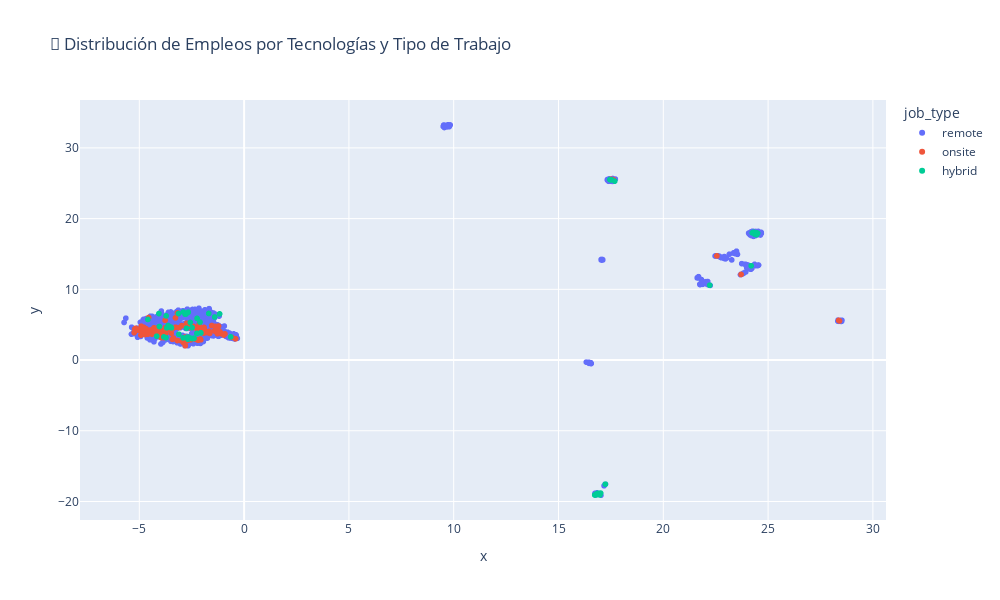

Notebook source saved alongside this figure:
### Code cell
reducer = umap.UMAP(
    n_components=2,
    metric='jaccard',
    n_neighbors=15,
    min_dist=0.1,
    random_state=42
)
embedding = reducer.fit_transform(tech_data)

# Visualización interactiva
fig = px.scatter(
    df,
    x=embedding[:, 0],
    y=embedding[:, 1],
    color='job_type',
    hover_data=['title', 'company', 'salary_avg'],
    title='🧭 Distribución de Empleos por Tecnologías y Tipo de Trabajo',
    width=1000,
    height=600
)
fig.show()

### Figure 1 — Plotly figure (JSON) as saved in the notebook; plotly's stock layout.template omitted (floating-point values rounded to 4 significant figures; data arrays with more than 128 entries replaced by an {"elided": "..."} marker saying what was removed)
{"data": [{"customdata": {"elided": "2012x3 mixed values"}, "hovertemplate": "job_type=remote<br>x=%{x}<br>y=%{y}<br>title=%{customdata[0]}<br>company=%{customdata[1]}<br>salary_avg=%{customdata[2]}<extra></extra>", "legendgroup": "remote", "marker": {"color": "#636efa", "symbol": "circle"}, "mode": "markers", "name": "remote", "showlegend": true, "type": "scattergl", "x": {"elided": "2012 float values"}, "xaxis": "x", "y": {"elided": "2012 float values"}, "yaxis": "y"}, {"customdata": {"elided": "117x3 mixed values"}, "hovertemplate": "job_type=onsite<br>x=%{x}<br>y=%{y}<br>title=%{customdata[0]}<br>company=%{customdata[1]}<br>salary_avg=%{customdata[2]}<extra></extra>", "legendgroup": "onsite", "marker": {"color": "#EF553B", "symbol": "circle"}, "mode": "markers", "name": "onsite", "showlegend": true, "type": "scattergl", "x": [-2.091, -2.699, -2.888, -2.539, 28.41, 28.37, -3.009, -3.19, -3.424, -3.377, -3.995, -3.834, -3.957, -3.935, -4.926, -4.403, -4.23, -5.246, -4.837, -4.32, -4.6, -4.539, -4.732, -4.701, -5.175, -4.779, -4.819, -5.067, -5.217, -5.04, -4.814, -4.28, -4.648, -4.91, -4.623, -4.469, -4.391, -4.783, -4.474, -4.677, -4.038, -3.9, -3.965, -4.303, -3.953, -4.102, 17.57, -3.683, -3.693, 17.62, -3.765, -3.672, -3.687, -3.563, -3.517, -3.402, -3.272, -2.746, -3.102, -2.973, -2.659, -2.14, -1.543, -1.374, -1.219, -1.909, -1.414, -1.298, -1.185, -1.089, -1.272, -1.109, -0.9677, -0.9153, -0.5782, -0.4063, -2.142, -2.804, -2.066, -2.179, -2.299, -2.204, -2.653, -2.821, -3.752, -3.472, 17.5, 16.75, -4.554, -3.77, -3.274, 22.56, -3.182, 23.71, -2.645, -2.616, -2.425, -2.426, -2.444, -2.487, -2.411, -2.192, -2.205, -2.434, -2.282, -2.13, -2.279, -2.217, -2.002, -1.658, -1.856, -1.639, -1.721, -1.848, -1.737, -1.883, -1.936], "xaxis": "x", "y": [2.976, 2.767, 2.45, 2.867, 5.534, 5.61, 2.717, 2.76, 2.933, 3.108, 3.251, 3.169, 3.173, 3.296, 3.52, 3.67, 3.641, 3.874, 3.88, 3.815, 3.659, 3.705, 3.608, 3.771, 4.485, 3.991, 3.882, 4.318, 4.386, 4.228, 4.405, 4.026, 4.106, 4.793, 4.084, 4.121, 3.953, 4.617, 4.245, 4.418, 4.027, 3.83, 3.98, 4.549, 4.164, 4.604, 25.52, 4.276, 4.278, 25.5, 4.581, 4.554, 4.615, 4.572, 4.597, 4.467, 4.64, 5.191, 4.581, 4.869, 5.102, 5.094, 4.883, 4.755, 4.811, 4.605, 4.108, 4.149, 4.08, 3.731, 3.724, 3.849, 3.537, 3.693, 3.211, 2.999, 4.073, 2.023, 2.859, 2.813, 2.923, 2.812, 3.122, 3.249, 3.685, 3.803, 25.57, -19.06, 6.015, 5.618, 5.963, 14.72, 6.656, 12.1, 4.699, 4.56, 4.684, 4.78, 4.673, 4.683, 4.613, 4.569, 4.505, 4.583, 4.597, 4.591, 4.59, 4.112, 4.227, 4.054, 4.12, 3.772, 3.953, 4.071, 3.867, 3.858, 3.805], "yaxis": "y"}, {"customdata": {"elided": "94x3 mixed values"}, "hovertemplate": "job_type=hybrid<br>x=%{x}<br>y=%{y}<br>title=%{customdata[0]}<br>company=%{customdata[1]}<br>salary_avg=%{customdata[2]}<extra></extra>", "legendgroup": "hybrid", "marker": {"color": "#00cc96", "symbol": "circle"}, "mode": "markers", "name": "hybrid", "showlegend": true, "type": "scattergl", "x": [17.49, 24.38, 16.9, 16.87, 16.91, 16.89, 16.88, 16.93, 16.9, 17.01, 17.54, -2.909, 16.82, 16.8, 16.84, 16.91, 16.73, 16.87, 16.84, 16.88, 16.84, 16.95, 16.8, 16.82, 16.9, 16.91, 16.81, 16.88, 16.9, 16.79, 16.98, 16.8, 16.87, 16.86, 16.74, 16.87, 16.88, 16.89, 16.88, 16.83, -3.832, -3.726, -4.171, 24.4, -4.043, -3.691, -3.629, 24.37, -3.468, -3.491, -0.6383, -2.389, -2.684, -2.628, -2.49, -2.732, -2.67, -2.603, 24.5, 24.46, -3.114, -4.592, 24.32, 24.24, -4.065, -3.72, 16.97, 16.78, 16.76, 17.45, 17.68, 17.47, 17.24, -3.131, -2.814, -2.899, -2.769, 24.19, -2.661, -1.687, -1.168, -2.244, -1.405, 24.46, -2.564, -2.104, -2.747, 24.44, -2.485, -2.061, 16.97, 22.21, -2.069, -2.254], "xaxis": "x", "y": [25.46, 17.86, -18.95, -18.95, -18.92, -18.93, -18.94, -18.88, -18.86, -18.81, 25.47, 3.13, -19.0, -19.0, -18.96, -18.9, -19.08, -18.95, -19.0, -18.93, -18.95, -18.87, -18.93, -18.95, -18.92, -19.0, -18.98, -18.9, -19.01, -19.05, -19.0, -18.99, -18.9, -18.95, -19.08, -18.85, -18.98, -18.92, -18.99, -19.02, 3.27, 3.17, 3.368, 17.88, 4.743, 4.557, 4.887, 17.79, 4.566, 4.66, 3.278, 3.06, 2.947, 3.079, 3.046, 3.188, 3.25, 3.125, 17.94, 17.99, 3.657, 5.737, 18.08, 17.99, 6.573, 6.244, -19.07, -19.04, -19.07, 25.52, 25.3, 25.5, -17.55, 6.577, 6.491, 6.791, 6.508, 13.33, 6.764, 6.588, 6.53, 5.893, 6.087, 17.76, 5.314, 5.362, 4.497, 17.7, 4.583, 3.839, -18.92, 10.58, 3.858, 3.771], "yaxis": "y"}], "layout": {"height": 600, "legend": {"title": {"text": "job_type"}, "tracegroupgap": 0}, "title": {"text": "🧭 Distribución de Empleos por Tecnologías y Tipo de Trabajo"}, "width": 1000, "xaxis": {"anchor": "y", "domain": [0, 1], "title": {"text": "x"}}, "yaxis": {"anchor": "x", "domain": [0, 1], "title": {"text": "y"}}}}
